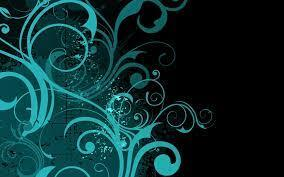
#> input picture images.jpg, 284 x 177 px
$ python imgpath.py
#> lines starting #> are read from the running program, lines starting #| are printed output that depends on the picture
import cv2
img = cv2.imread("images.jpg",0)
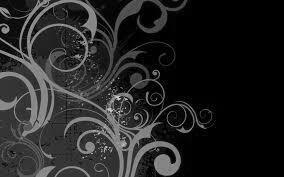
#> img: shape (177, 284); min 0, max 211, mean 35.8
cv2.imshow('Grayscale Image', img)
cv2.waitKey(0)
#cv2.destroyAllWindows()

$ run again, with download.jpg copied over images.jpg
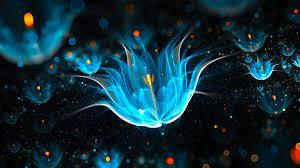
#> input picture download.jpg, 300 x 168 px
#> `img = cv2.imread("images.jpg",0)`:
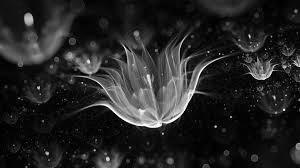
#> img: shape (168, 300); min 0, max 255, mean 36.7
